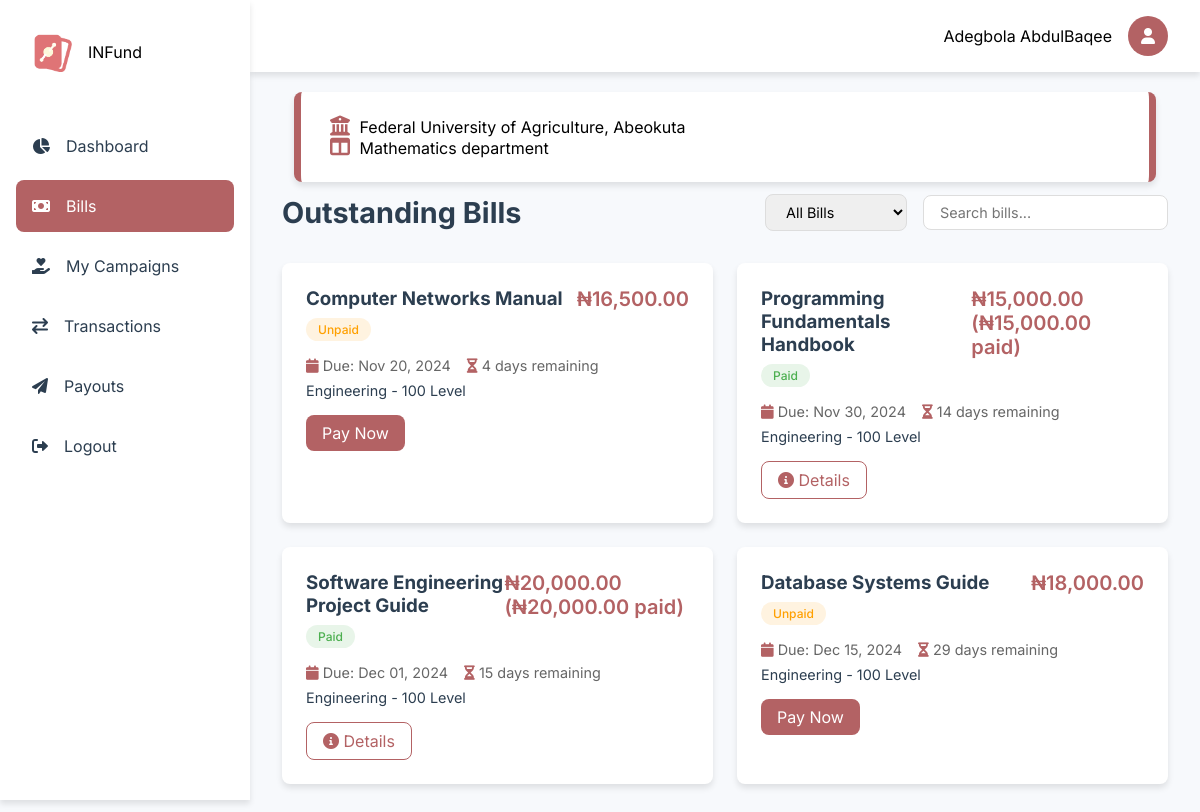
The app's page /dashboard/bills.php (signed in), older data.
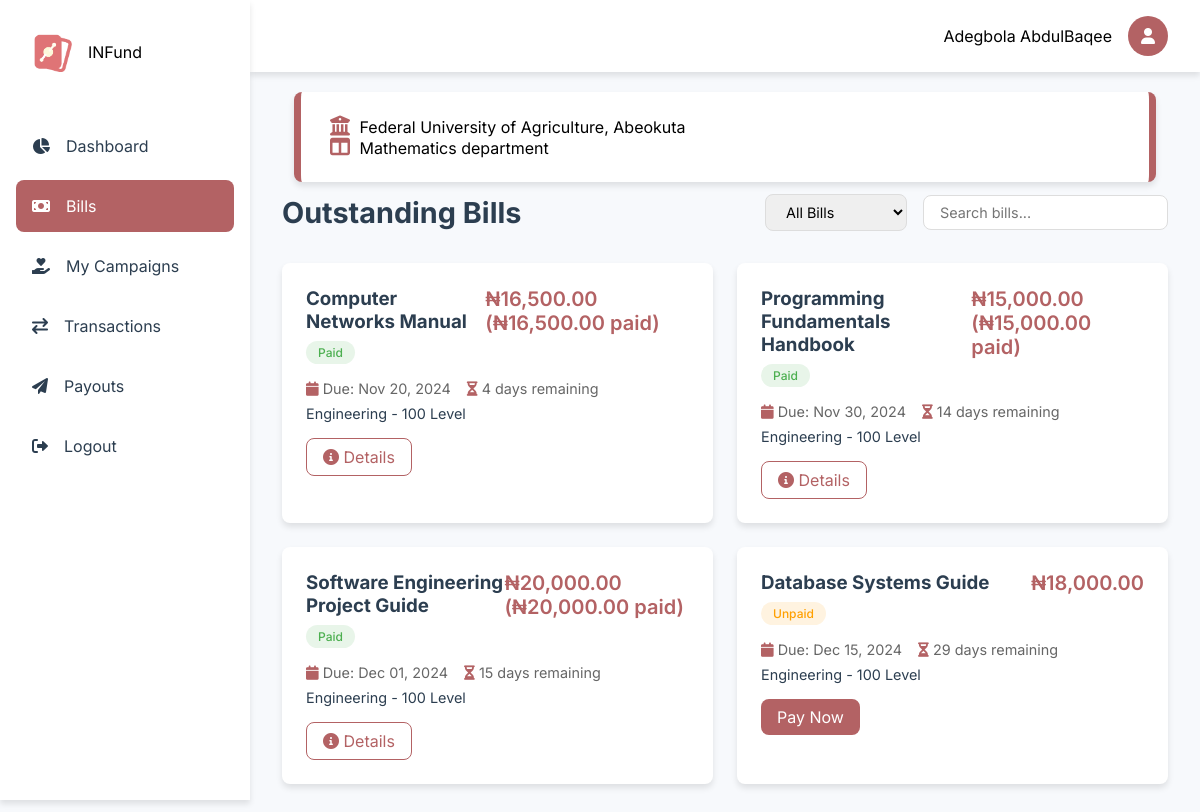
The same page, newer data.
### tables this page shows
CREATE TABLE `bills` (
  `id` int(11) NOT NULL,
  `creator_id` int(11) NOT NULL,
  `name` varchar(255) NOT NULL,
  `university` varchar(255) NOT NULL,
  `faculty` varchar(255) NOT NULL,
  `department` varchar(1000) NOT NULL,
  `level` varchar(255) NOT NULL,
  `matric_no` varchar(255) NOT NULL,
  `price` decimal(10,2) NOT NULL,
  `start_date` date DEFAULT NULL,
  `end_date` date DEFAULT NULL,
  `created_at` timestamp NOT NULL DEFAULT current_timestamp()
);

CREATE TABLE `payments` (
  `id` int(11) NOT NULL,
  `uid` int(11) NOT NULL,
  `reference_id` varchar(1000) DEFAULT NULL,
  `gateway_reference` varchar(200) DEFAULT NULL,
  `bill_id` int(11) NOT NULL,
  `student_id` int(11) NOT NULL,
  `total_amount` decimal(10,2) NOT NULL,
  `amount_paid` decimal(10,2) DEFAULT 0.00,
  `status` enum('Unpaid','Partially Paid','Paid') NOT NULL DEFAULT 'Unpaid',
  `last_payment_date` timestamp NULL DEFAULT current_timestamp(),
  `created_at` timestamp NOT NULL DEFAULT current_timestamp(),
  `updated_at` timestamp NOT NULL DEFAULT current_timestamp() ON UPDATE current_timestamp()
);

### includes/user/functions.php (called while the page is built, shortened)
<?php
function getUserDetails(string $email): array
{
    global $conn;
    if (strpos($email, "@")) {
        $query = "SELECT * FROM users WHERE email = ?";
    } else {
        $query = "SELECT * FROM users WHERE id = ?";
    }
    $stmt = $conn->prepare($query);
    $stmt->bind_param("s", $email);
    $stmt->execute();
    $result = $stmt->get_result();
    $data = $result->fetch_assoc();
    return $data;
}
?>

### includes/get_universities.php (called while the page is built, shortened)
<?php
function get_university($abbr)
{
    global $conn;
    $stmt = $conn->prepare("SELECT * FROM universities WHERE abbreviation=?");
    $stmt->bind_param("s", $abbr);
    $stmt->execute();
    $result = $stmt->get_result();
    $university = [];
    while ($row = $result->fetch_assoc()) {
        $university[] = $row;
    }
    return $university;
}

### includes/user/get_bills.php (called while the page is built, shortened)
<?php
function getBillsByDepartment($department, $user_id)
{
    global $conn;
    $query = "SELECT b.*,
              p.amount_paid,
              p.status as payment_status,
              p.last_payment_date,
              DATEDIFF(b.end_date, CURRENT_DATE()) as days_remaining
              FROM bills b
              LEFT JOIN payments p ON b.id = p.bill_id AND p.student_id = ?
              WHERE b.department = ?
              AND b.end_date >= CURRENT_DATE()
              ORDER BY b.end_date ASC";
    $stmt = $conn->prepare($query);
    $stmt->bind_param("is", $user_id, $department);
    $stmt->execute();
    $result = $stmt->get_result();
    return $result->fetch_all(MYSQLI_ASSOC);
}

### dashboard/bills.php (the view, shortened to what this page needs)
<?php
include '../config/config.php';
include '../includes/get_universities.php';
include '../includes/user/get_bills.php';
include '../includes/user/nav.php';
$university = get_university($my_details['university']);
$bills = getBillsByDepartment($my_details['department'], $_SESSION['user_id']);
function getBadgeClass($status)
{
    switch ($status) {
        case 'Paid':
            return 'badge-success';
        default:
            return 'badge-warning';
    }
}
?>
<main class="main-content">
    <div class="server-details">
        <i class="fas fa-university"></i> <?php echo $university[0]['name'] ?? 'University Not Found'; ?>
        <br>
        <i class="fas fa-columns"></i> <?php echo $my_details['department']; ?> department
    </div>
    <div class="page-header">
        <h1>Outstanding Bills</h1>
        <div class="filter-section">
            <select class="filter-select">
                <option value="all">All Bills</option>
            </select>
            <input type="text" class="search-input" placeholder="Search bills...">
        </div>
    </div>
    <div class="bills-grid">
        <?php if (!empty($bills)) : ?>
            <?php foreach ($bills as $bill) : ?>
                <?php
                $payment_status = $bill['payment_status'] ?? 'Unpaid';
                $badge_class = getBadgeClass($payment_status);
                $amount_display = '₦' . number_format($bill['price'], 2);
                if (isset($bill['amount_paid']) && $bill['amount_paid'] > 0) {
                    $amount_display .= ' (₦' . number_format($bill['amount_paid'], 2) . ' paid)';
                }
                ?>
                <div class="bill-card" data-status="<?php echo strtolower($payment_status); ?>">
                    <div class="bill-header">
                        <div class="bill-title">
                            <h3><?php echo htmlspecialchars($bill['name']); ?></h3>
                            <span class="badge <?php echo $badge_class; ?>">
                                <?php echo $payment_status; ?>
                            </span>
                        </div>
                        <div class="bill-amount"><?php echo $amount_display; ?></div>
                    </div>
                    <div class="bill-details">
                        <div class="bill-info">
                            <span><i class="fas fa-calendar"></i> Due: <?php echo date('M d, Y', strtotime($bill['end_date'])); ?></span>
                            <span><i class="fas fa-hourglass-half"></i> <?php echo $bill['days_remaining']; ?> days remaining</span>
                        </div>
                        <p class="bill-description">
                            <?php echo htmlspecialchars($bill['faculty'] . ' - ' . $bill['level'] . ' Level'); ?>
                        </p>
                    </div>
                    <?php if ($payment_status !== 'Paid') : ?>
                        <div class="bill-actions">
                            <a href="bill.php?id=<?php echo $bill['id']; ?>" class="pay-button">Pay Now</a>
                        </div>
                    <?php endif; ?>
                    <?php if ($payment_status == 'Paid') : ?>
                        <div class="bill-actions">
                            <a href="bill.php?id=<?php echo $bill['id']; ?>" class="remind-button"><i class="fas fa-info-circle"></i> Details</a>
                        </div>
                    <?php endif; ?>
                </div>
            <?php endforeach; ?>
        <?php endif; ?>
    </div>
</main>
<?php
include '../includes/user/footer.php';
?>

Row changes from the older to the newer data that the page shows:
no longer on this page (row unchanged): bills: name "Computer Networks Manual", payment_status "Unpaid", price "₦16,500.00", end_date "Nov 20, 2024", days_remaining "4", faculty+level "Engineering - 100 Level"
added payments: bill.name "Computer Networks Manual", status "Paid", amount_display "₦16,500.00 (₦16,500.00 paid)", bill.end_date "Nov 20, 2024", days_remaining "4", bill.level "Engineering - 100 Level"
